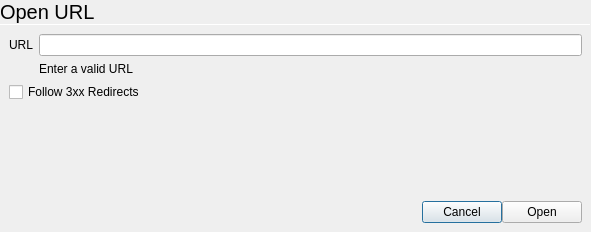
<?xml version="1.0" encoding="UTF-8"?>
<ui version="4.0">
 <class>OpenDialog</class>
 <widget class="QDialog" name="OpenDialog">
  <property name="geometry">
   <rect>
    <x>0</x>
    <y>0</y>
    <width>591</width>
    <height>232</height>
   </rect>
  </property>
  <property name="windowTitle">
   <string>Dialog</string>
  </property>
  <layout class="QVBoxLayout" name="verticalLayout">
   <property name="spacing">
    <number>0</number>
   </property>
   <property name="leftMargin">
    <number>0</number>
   </property>
   <property name="topMargin">
    <number>0</number>
   </property>
   <property name="rightMargin">
    <number>0</number>
   </property>
   <property name="bottomMargin">
    <number>0</number>
   </property>
   <item>
    <widget class="QLabel" name="label">
     <property name="font">
      <font>
       <pointsize>15</pointsize>
      </font>
     </property>
     <property name="text">
      <string>Open URL</string>
     </property>
     <property name="margin">
      <number>9</number>
     </property>
    </widget>
   </item>
   <item>
    <widget class="Line" name="line">
     <property name="maximumSize">
      <size>
       <width>16777215</width>
       <height>1</height>
      </size>
     </property>
     <property name="orientation">
      <enum>Qt::Horizontal</enum>
     </property>
    </widget>
   </item>
   <item>
    <layout class="QGridLayout" name="gridLayout">
     <property name="leftMargin">
      <number>9</number>
     </property>
     <property name="topMargin">
      <number>9</number>
     </property>
     <property name="rightMargin">
      <number>9</number>
     </property>
     <property name="bottomMargin">
      <number>9</number>
     </property>
     <property name="spacing">
      <number>6</number>
     </property>
     <item row="1" column="1">
      <widget class="QLabel" name="urlError">
       <property name="text">
        <string>Enter a valid URL</string>
       </property>
      </widget>
     </item>
     <item row="0" column="0">
      <widget class="QLabel" name="label_2">
       <property name="text">
        <string>URL</string>
       </property>
      </widget>
     </item>
     <item row="0" column="1">
      <widget class="QLineEdit" name="urlToOpen">
       <property name="inputMethodHints">
        <set>Qt::ImhUrlCharactersOnly</set>
       </property>
      </widget>
     </item>
     <item row="2" column="0" colspan="2">
      <widget class="QCheckBox" name="redirectCheckbox">
       <property name="text">
        <string>Follow 3xx Redirects</string>
       </property>
      </widget>
     </item>
    </layout>
   </item>
   <item>
    <spacer name="verticalSpacer">
     <property name="orientation">
      <enum>Qt::Vertical</enum>
     </property>
     <property name="sizeHint" stdset="0">
      <size>
       <width>20</width>
       <height>40</height>
      </size>
     </property>
    </spacer>
   </item>
   <item>
    <layout class="QHBoxLayout" name="horizontalLayout">
     <property name="spacing">
      <number>0</number>
     </property>
     <property name="leftMargin">
      <number>9</number>
     </property>
     <property name="topMargin">
      <number>9</number>
     </property>
     <property name="rightMargin">
      <number>9</number>
     </property>
     <property name="bottomMargin">
      <number>9</number>
     </property>
     <item>
      <spacer name="horizontalSpacer">
       <property name="orientation">
        <enum>Qt::Horizontal</enum>
       </property>
       <property name="sizeHint" stdset="0">
        <size>
         <width>40</width>
         <height>20</height>
        </size>
       </property>
      </spacer>
     </item>
     <item>
      <widget class="QPushButton" name="cancelButton">
       <property name="text">
        <string>Cancel</string>
       </property>
       <property name="icon">
        <iconset theme="dialog-cancel"/>
       </property>
      </widget>
     </item>
     <item>
      <widget class="QPushButton" name="openButton">
       <property name="text">
        <string>Open</string>
       </property>
       <property name="icon">
        <iconset theme="dialog-ok"/>
       </property>
      </widget>
     </item>
    </layout>
   </item>
  </layout>
 </widget>
 <resources/>
 <connections/>
</ui>
